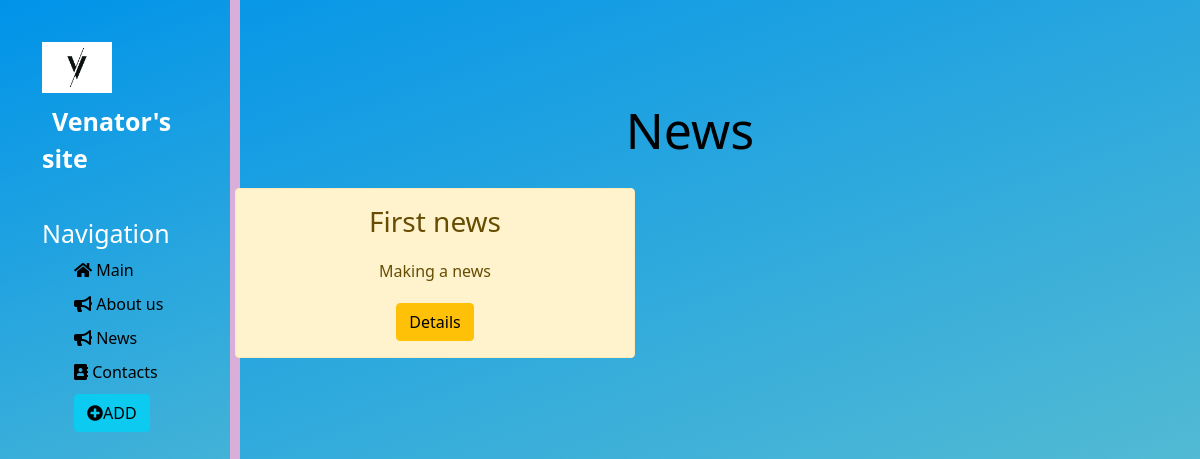
Before: /news/ with the older database file.
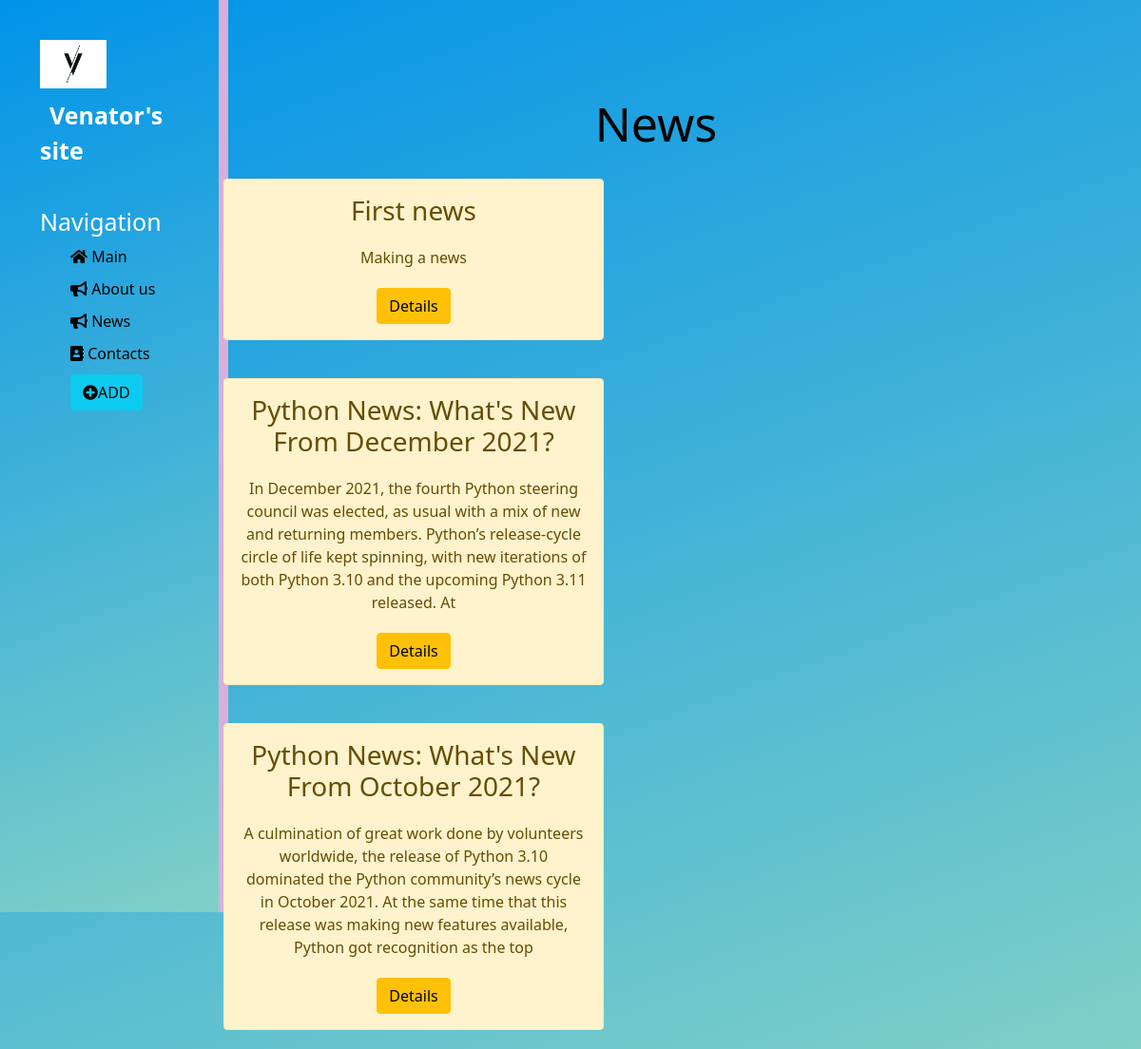
After: the same page with the newer database file.
### news/models.py (models this page shows, shortened)
class Articles(models.Model):
    title = models.CharField("Title", max_length=50)
    announcment = models.CharField("Announcment",max_length=250)
    full_text = models.TextField("An acrticle")
    date = models.DateTimeField("Date of publication")

### news/views.py (the view)
# urls.py: path('',views.news_home,name='news_home'),
def news_home(request):
    news = Articles.objects.order_by('date')
    return render(request, 'news/news_home.html', {'news': news})

### news/templates/news/news_home.html (shortened to what this page needs)
{% extends 'main/layout.html' %}
{% block content %}
<div class="features">
    <h1>News</h1>
    {% if news %}
        {%for el in news %}
            <div class="alert alert-warning">
            <h3>{{el.title}} </h3>
            <p>{{el.announcment}}</p>
                <a href="{% url 'news-detail' el.id %}" class="btn btn-warning">Details</a>
            </div>
        {% endfor %}
    {% else %}
        <p>You don't have news</p>
    {% endif %}
  </div>
{% endblock %}

### main/templates/main/layout.html (shortened to what this page needs)
{% load static %}
<!doctype html>
<html lang="en">
<head>
    <link rel="stylesheet" href="https://cdn.jsdelivr.net/npm/bootstrap@5.1.3/dist/css/bootstrap.min.css">
    <link rel="stylesheet" href="{% static 'main/css/main.css' %}">
    <link rel="stylesheet" href="https://use.fontawesome.com/releases/v5.8.2/css/all.css">
</head>
<body>
    <aside>
        <img src="{% static 'main/img/logo.jpg' %}" alt="лого">
        <span class="logo1">Venator's site</span>
        <h3>Navigation</h3>
        <ul>
            <a href="{% url 'home' %}"><li><i class="fas fa-home" ></i> Main</li></a>
            <a href="{% url 'about'%}"><li><i class="fas fa-bullhorn"></i> About us</li></a>
            <a href="{% url 'news_home'%}"><li><i class="fas fa-bullhorn"></i> News</li></a>
            <a href=""><li><i class="fas fa-address-book"></i>     Contacts</li></a>
            <a href="{% url 'create' %}"><li><button class="btn btn-info"><i class="fas fa-plus-circle"></i>ADD</li></a>
        </ul>
    </aside>
    <main>
       {% block content %}
        {% endblock %}
    </main>
</body>
</html>

### main/static/main/css/main.css (style rules this page uses)
body { background-color: #0093E9; background-image: linear-gradient(160deg, #0093E9 0%, #80D0C7 100%); }
aside { float: left; background-color: #0093E9; background-image: linear-gradient(160deg, #0093E9 0%, #80D0C7 100%); width: 20%; padding: 3.5%; height: 120vh; color: #fff; border-right: 10px solid #D9AFD9; }
aside img { width: 70px; float: left; }
aside .logo1 { font-size: 25px; margin-left: 10px; font-weight: bold; position: relative; top: 10px }
aside h3 { font-size: 30px; margin-top: 50px; font-size: 25px; }
aside ul { list-style:none }
aside ul li { color: black; display: block; margin-top: 10px; transition: transform .6s ease; }
aside ul a { text-decoration: none; }
main .features { float: left; color: black; margin-top: 100px; text-align: center; width: 75%; }
main .features h1 { font-size: 50px }
main .features p { max-width: 400px;margin: 20px auto }
.alert-warning { float: right; clear: both; width: 400px; margin: 20px 34%; text-align: center; margin-right: 505px ; }

Changed rows visible on the page:
added Articles: title "Python News: What's New From December 2021?", announcment "In December 2021, the fourth Python steering council was elected, as usual with a mix of new and returning members. Python’s release-cycle circle of life kept spinning, with new iterations of both Python 3.10 and the upcoming Python 3.11 released. At"
added Articles: title "Python News: What's New From October 2021?", announcment "A culmination of great work done by volunteers worldwide, the release of Python 3.10 dominated the Python community’s news cycle in October 2021. At the same time that this release was making new features available, Python got recognition as the top"
